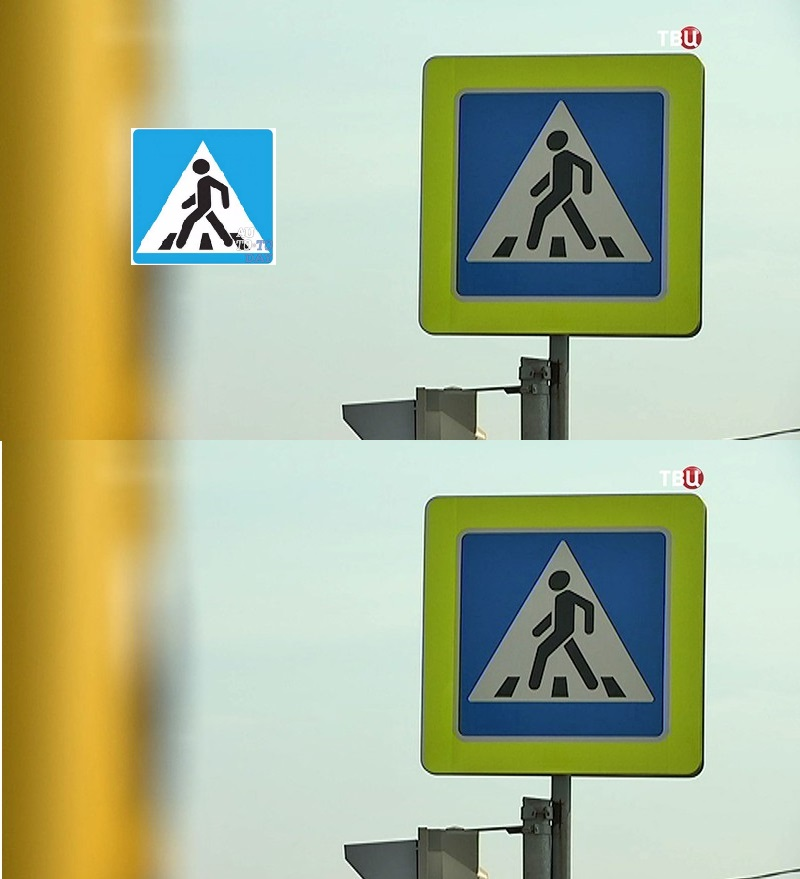
#> input picture picture-3.jpg, 800 x 879 px, given in place of photo.jpg, which was not available
$ jupyter execute 3_using_canny_edge_detector.ipynb   (text cells are left out)
#> lines starting #> are read from the running program, lines starting #| are printed output that depends on the picture; pictures that were not available may be replaced by others from this repository, and a replacement may not be noted
[cell 1]
from IPython.display import Image

[cell 2]
from __future__ import print_function
import cv2 as cv
import argparse
from google.colab.patches import cv2_imshow
max_lowThreshold = 100
ratio = 3
kernel_size = 3
def CannyThreshold(val):
  low_threshold = val
  img_blur = cv.blur(src_gray, (3,3))
  detected_edges = cv.Canny(img_blur, low_threshold, low_threshold*ratio, kernel_size)
  mask = detected_edges != 0
  dst = src * (mask[:,:,None].astype(src.dtype))
  cv2_imshow(dst)

[cell 3]
src = cv.imread(cv.samples.findFile('photo.jpg'))
#> src is the input picture: shape (879, 800, 3); mean B, G, R 147.8, 180.7, 171
src_gray = cv.cvtColor(src, cv.COLOR_BGR2GRAY)
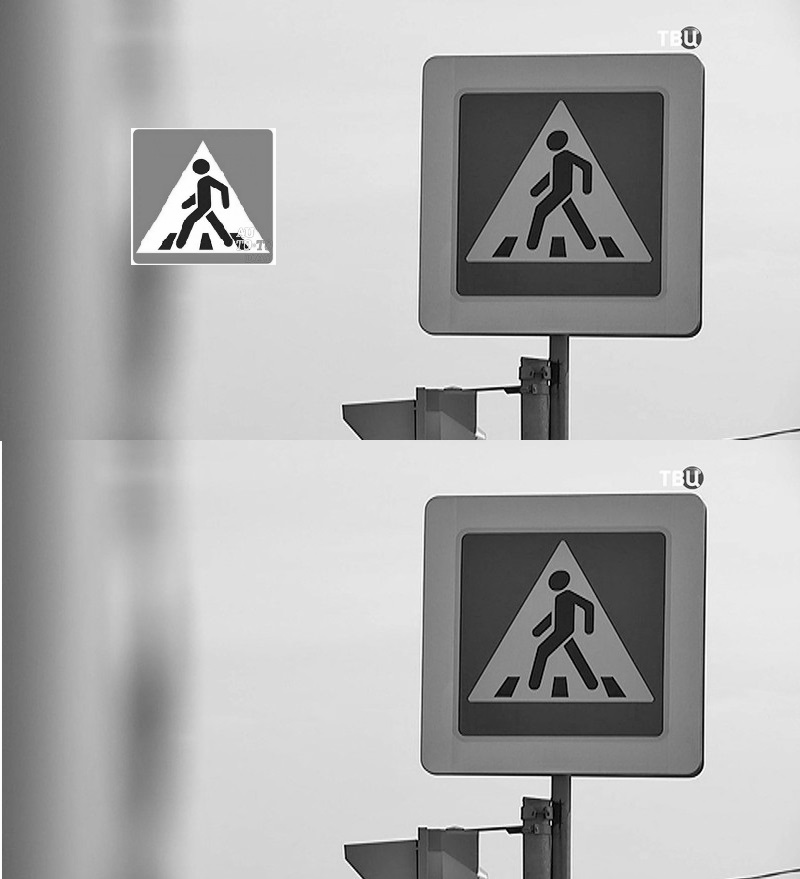
#> src_gray: shape (879, 800); min 0, max 255, mean 174

CannyThreshold(0)
#> in CannyThreshold, `detected_edges = cv.Canny(img_blur, low_threshold, low_threshold*ratio..`:
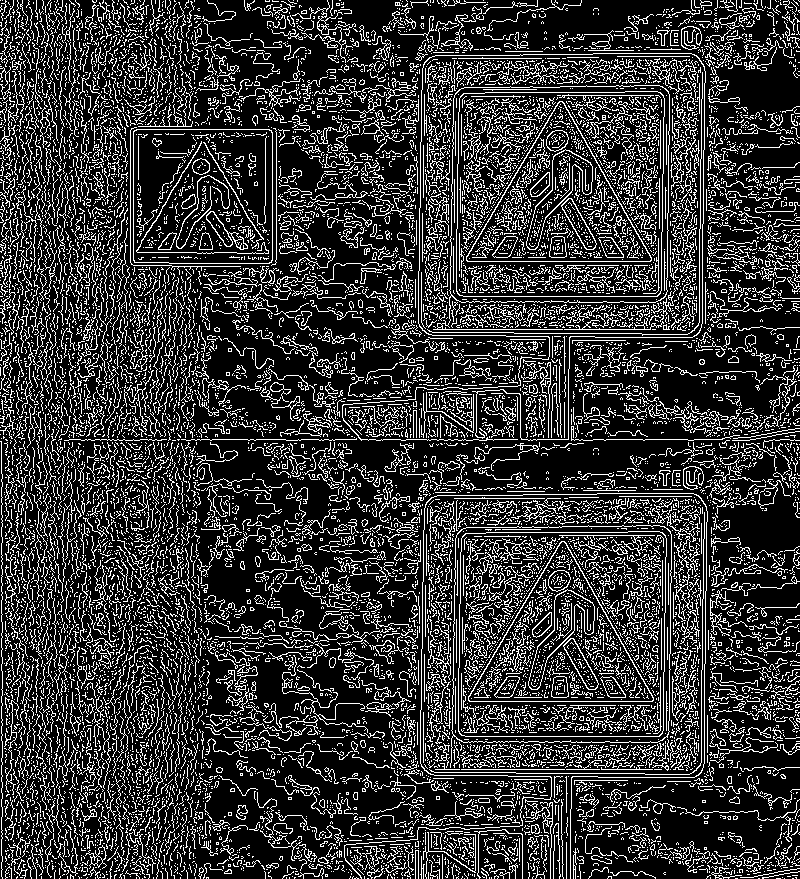
#> detected_edges: shape (879, 800); 20.8% white in thin lines or dots
#> in CannyThreshold, `mask = detected_edges != 0`: mask: shape (879, 800) bool; 20.8% white in thin lines or dots
#> in CannyThreshold, `dst = src * (mask[:,:,None].astype(src.dtype))`:
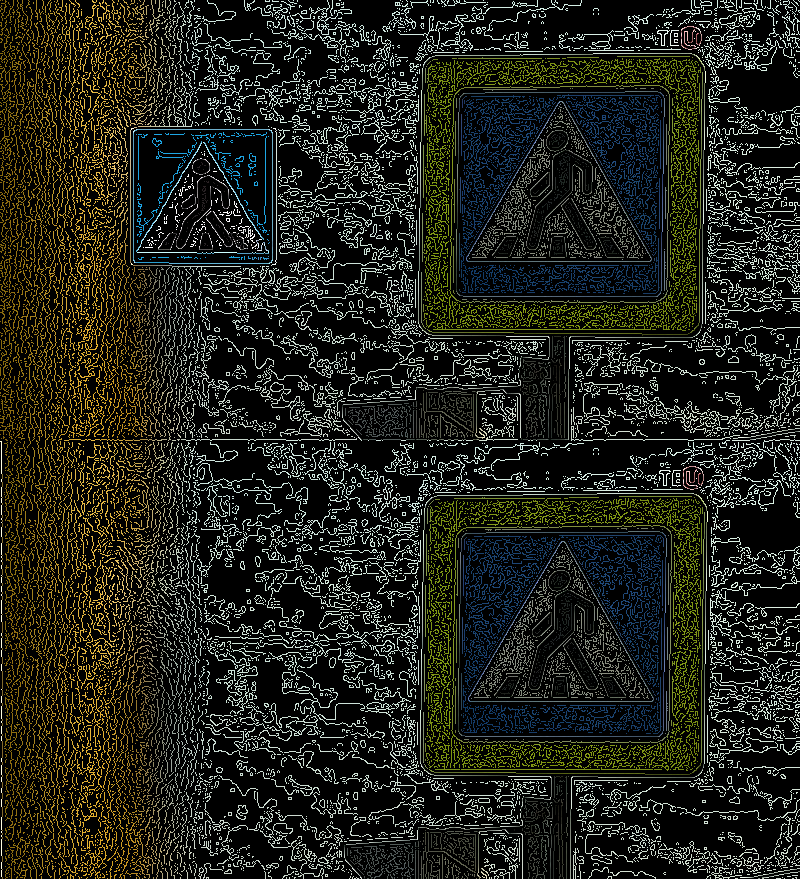
#> dst: shape (879, 800, 3); mean B, G, R 27.6, 35.4, 33.8
cv.waitKey()
